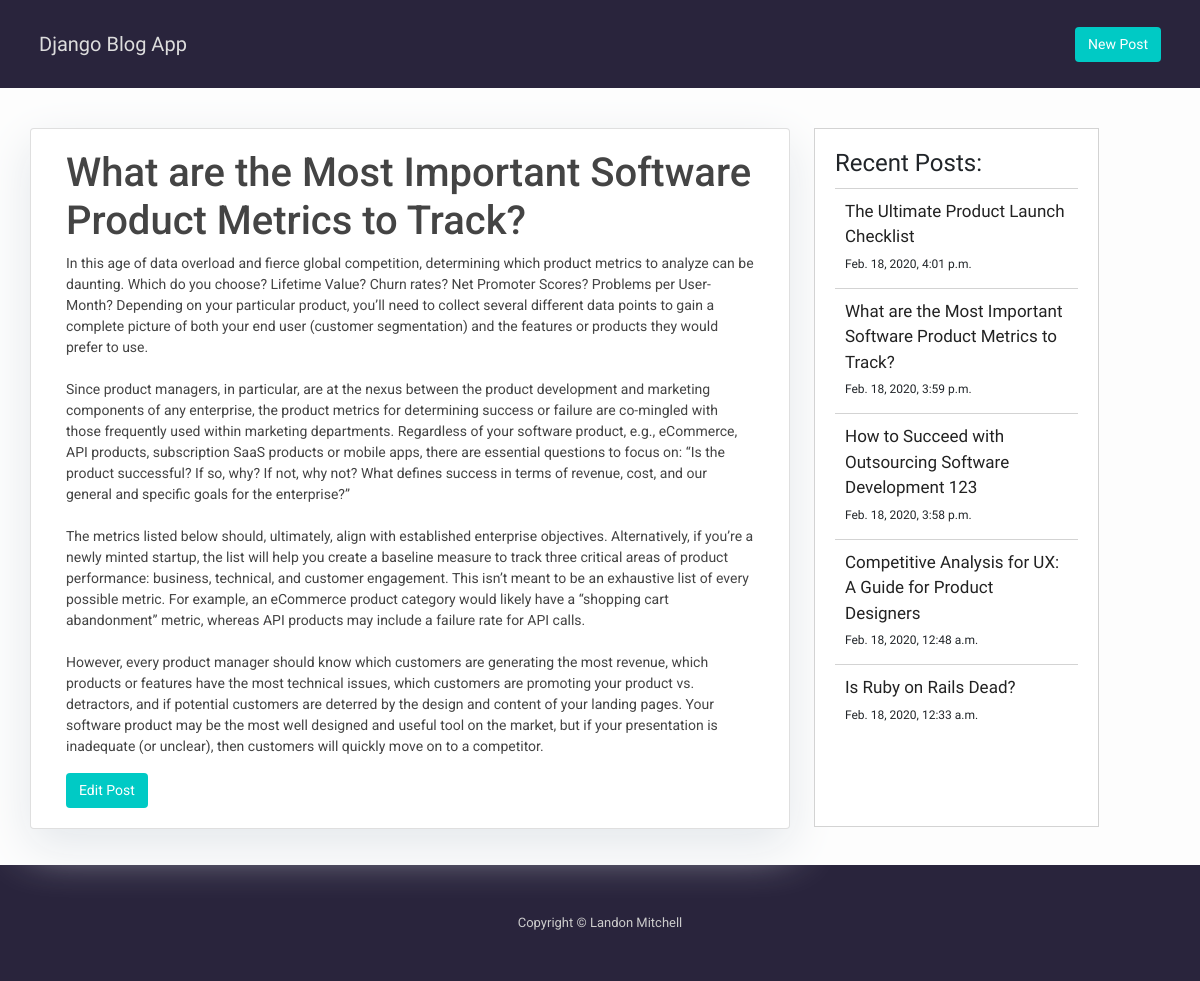
Before: /what-are-the-most-important-software-product-metrics-to-track/ with the older database file.
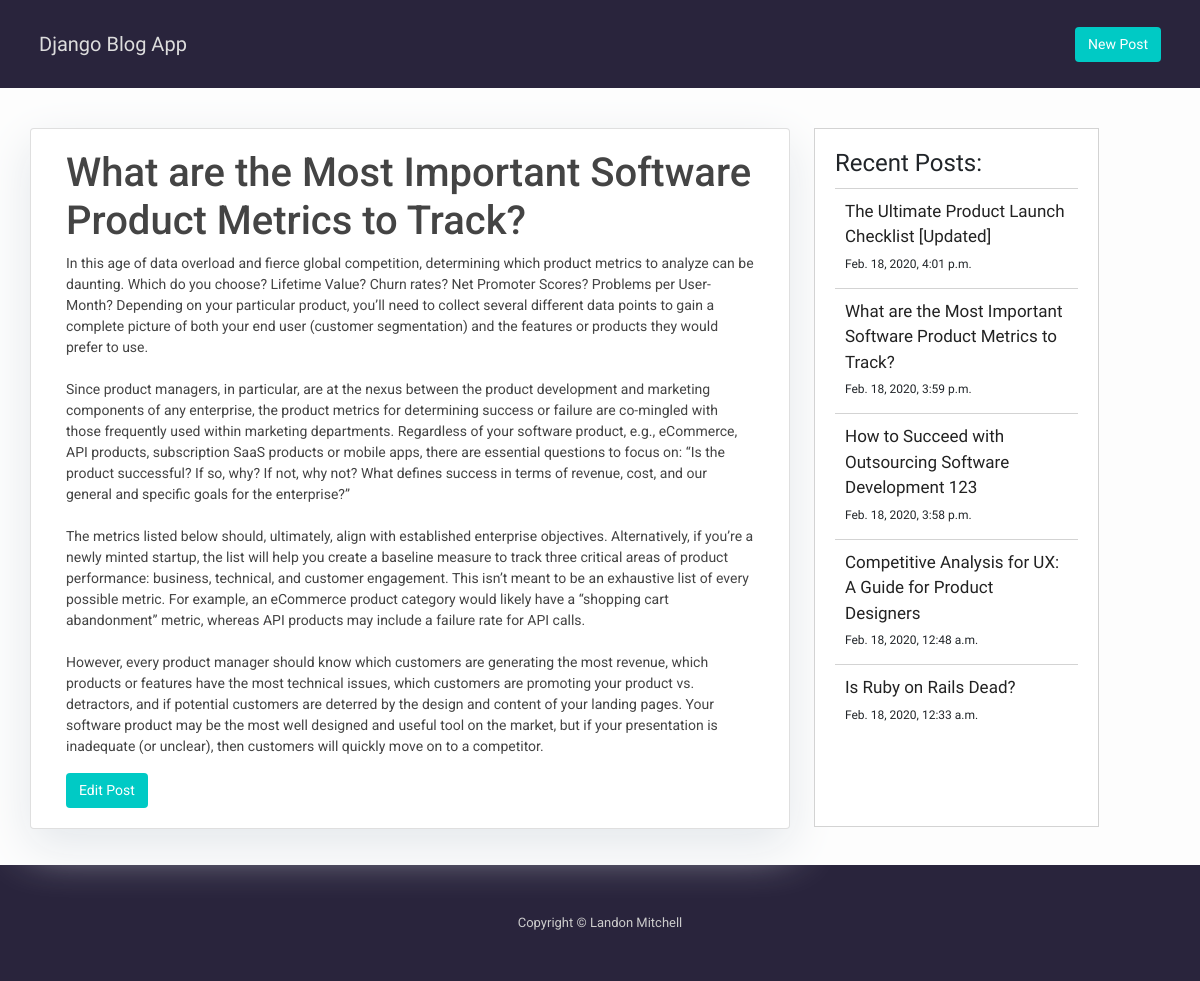
After: the same page with the newer database file.
### blog/models.py (models this page shows, shortened)
class Post(models.Model):
    title = models.CharField(max_length=200, unique=True)
    slug = models.SlugField(max_length=200, unique=True)
    content = models.TextField()
    created_on = models.DateTimeField(auto_now_add=True)
    class Meta:
        ordering = ['-created_on']

### blog/views.py (the view)
# urls.py: path('<slug:slug>/', views.post_detail, name='post_detail'),
def post_detail(request, slug):
    post = get_object_or_404(Post, slug=slug)
    recent_posts = Post.objects.filter(
        created_on__lte=timezone.now()).order_by('-created_on')[:5]
    return render(request, 'post_detail.html', {'post': post, 'recent_posts':recent_posts})

### templates/post_detail.html
{% extends 'base.html' %}
{% block content %}
<div class="container">
    <div class="row">
        <div class="col-md-8 card mr-4 mb-3 post-content">
            <div class="card-body">
                <h1>{{ post.title }}</h1>
                <p class="card-text ">{{ post.content|linebreaksbr }}</p>
                <a class="btn btn-small" href="{% url 'post_edit' slug=post.slug %}" role="button">Edit Post</a>
            </div>
        </div>
        {% block recent_posts %} {% include 'recent_posts.html' %} {% endblock recent_posts %}
    </div>
</div>
{% endblock content %}

### templates/recent_posts.html
{% block recent_posts %}
<div class="col-md-3 float-right recent-posts">
    <h4>Recent Posts:</h4>
    <ul>
        {% for post in recent_posts %}
        <li class="recent-post">
            <p class="recent-post-title"><a href="{% url 'post_detail' post.slug  %}"> {{ post.title }}</a></p>
            <p class="recent-post-date"> {{ post.created_on }}</p>
        </li>
        {% endfor %}
    </ul>
</div>
{% endblock recent_posts %}

Changed rows visible on the page:
changed Post: title "The Ultimate Product Launch Checklist" → "The Ultimate Product Launch Checklist [Updated]"
